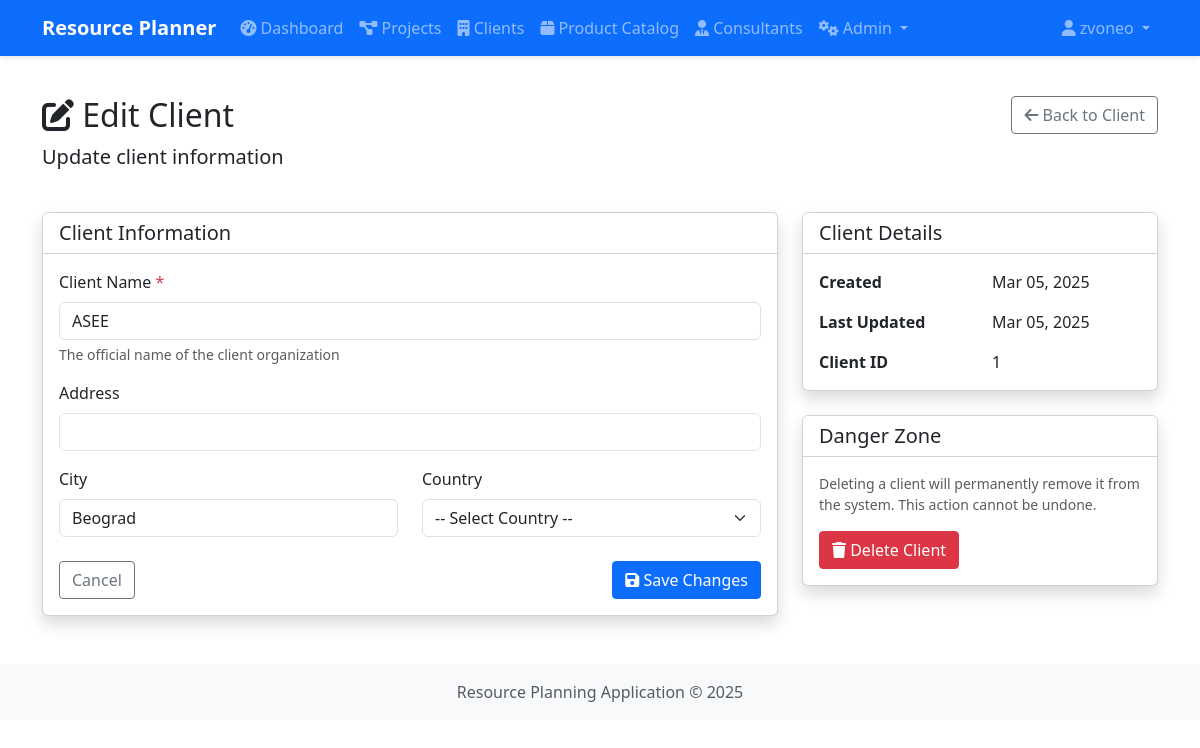
The app's page /clients/edit/1 (signed in) with its own data.
### app/models.py (models this page shows, shortened)
class User(db.Model, UserMixin):
    __tablename__ = 'users'
    id = db.Column(db.Integer, primary_key=True)
    username = db.Column(db.String(80), unique=True, nullable=False)
    email = db.Column(db.String(120), unique=True, nullable=False)
    password_hash = db.Column(db.String(128))
    first_name = db.Column(db.String(50))
    last_name = db.Column(db.String(50))
    created_at = db.Column(db.DateTime, default=datetime.utcnow)
    is_active = db.Column(db.Boolean, default=True)
    updated_at = db.Column(db.DateTime, default=datetime.utcnow, onupdate=datetime.utcnow)
    consultants = db.relationship('Consultant', backref='user', lazy=True)
    roles = db.relationship('Role', secondary='user_roles', backref=db.backref('users', lazy=True))

class Client(db.Model):
    __tablename__ = 'clients'
    id = db.Column(db.Integer, primary_key=True)
    name = db.Column(db.String(100), nullable=False)
    address = db.Column(db.String(200))
    city = db.Column(db.String(100))
    country_id = db.Column(db.Integer, db.ForeignKey('list_items.id'))
    created_at = db.Column(db.DateTime, default=datetime.utcnow)
    updated_at = db.Column(db.DateTime, default=datetime.utcnow, onupdate=datetime.utcnow)
    projects = db.relationship('Project', backref='client', lazy=True)
    project_templates = db.relationship('ProjectTemplate', backref='client', lazy=True)

### app/routes/clients.py (the view, shortened to what this page needs)
@clients_bp.route('/edit/<int:client_id>', methods=['GET', 'POST'])
@login_required
@manager_required
def edit_client(client_id):
    client = Client.query.get_or_404(client_id)
    countries = ListItem.query.join(ListItem.list).filter(ListItem.list.has(name='Countries')).all()
    return render_template('clients/edit.html', client=client, countries=countries)

### app/routes/clients.py (called while the page is built)
def user_has_role(user, role_name):
    return utils_user_has_role(user, role_name)

def manager_required(f):
    @wraps(f)
    def decorated_function(*args, **kwargs):
        if not current_user.is_authenticated or not (user_has_role(current_user, 'Admin') or user_has_role(current_user, 'Manager') or current_user.username == 'admin'):
            flash('You do not have permission to access this page.', 'danger')
            return redirect(url_for('clients.list_clients'))
        return f(*args, **kwargs)
    return decorated_function

### app/utils.py (called while the page is built, shortened)
def user_has_role(user, role_name):
    if not user or not user.is_authenticated:
        return False
    try:
        role = Role.query.filter_by(name=role_name).first()
        if role and role in user.roles:
            return True
    except SQLAlchemyError as e:
        current_app.logger.error(f"Error checking role {role_name} for user {user.username}: {str(e)}")
        if role_name == 'Admin' and user.username == 'admin':
            return True
    return False

### app/templates/clients/edit.html (shortened to what this page needs)
{% extends 'base.html' %}
{% block content %}
<div class="row mb-4">
    <div class="col">
        <h1 class="h2">
            <i class="fas fa-edit"></i> Edit Client
        </h1>
        <p class="lead">Update client information</p>
    </div>
    <div class="col-auto">
        <a href="{{ url_for('clients.view_client', client_id=client.id) }}" class="btn btn-outline-secondary">
            <i class="fas fa-arrow-left"></i> Back to Client
        </a>
    </div>
</div>
<div class="row">
    <div class="col-md-8">
        <div class="card shadow">
            <div class="card-header bg-white">
                <h5 class="mb-0">Client Information</h5>
            </div>
            <div class="card-body">
                <form method="POST" action="{{ url_for('clients.edit_client', client_id=client.id) }}">
                    <div class="mb-3">
                        <label for="name" class="form-label">Client Name <span class="text-danger">*</span></label>
                        <input type="text" class="form-control" id="name" name="name" value="{{ client.name }}" required>
                        <div class="form-text">The official name of the client organization</div>
                    </div>
                    <div class="mb-3">
                        <label for="address" class="form-label">Address</label>
                        <input type="text" class="form-control" id="address" name="address" value="{{ client.address or '' }}">
                    </div>
                    <div class="row mb-3">
                        <div class="col-md-6">
                            <label for="city" class="form-label">City</label>
                            <input type="text" class="form-control" id="city" name="city" value="{{ client.city or '' }}">
                        </div>
                        <div class="col-md-6">
                            <label for="country_id" class="form-label">Country</label>
                            <select class="form-select" id="country_id" name="country_id">
                                <option value="">-- Select Country --</option>
                            </select>
                        </div>
                    </div>
                    <div class="d-flex justify-content-between mt-4">
                        <a href="{{ url_for('clients.view_client', client_id=client.id) }}" class="btn btn-outline-secondary">
                            Cancel
                        </a>
                        <button type="submit" class="btn btn-primary">
                            <i class="fas fa-save"></i> Save Changes
                        </button>
                    </div>
                </form>
            </div>
        </div>
    </div>
    <div class="col-md-4">
        <div class="card shadow mb-4">
            <div class="card-header bg-white">
                <h5 class="mb-0">Client Details</h5>
            </div>
            <div class="card-body">
                <div class="row mb-3">
                    <div class="col-6 fw-bold">Created</div>
                    <div class="col-6">{{ client.created_at.strftime('%b %d, %Y') }}</div>
                </div>
                <div class="row mb-3">
                    <div class="col-6 fw-bold">Last Updated</div>
                    <div class="col-6">{{ client.updated_at.strftime('%b %d, %Y') }}</div>
                </div>
                <div class="row">
                    <div class="col-6 fw-bold">Client ID</div>
                    <div class="col-6">{{ client.id }}</div>
                </div>
            </div>
        </div>
        <div class="card shadow">
            <div class="card-header bg-white">
                <h5 class="mb-0">Danger Zone</h5>
            </div>
            <div class="card-body">
                <p class="text-muted small">Deleting a client will permanently remove it from the system. This action cannot be undone.</p>
                {% if client.projects|length > 0 %}
                <div class="alert alert-warning">
                    <i class="fas fa-exclamation-triangle"></i> This client has {{ client.projects|length }} associated project(s) and cannot be deleted.
                </div>
                {% else %}
                <button type="button" class="btn btn-danger" data-bs-toggle="modal" data-bs-target="#deleteClientModal">
                    <i class="fas fa-trash"></i> Delete Client
                </button>
                {% endif %}
            </div>
        </div>
    </div>
</div>
{% endblock %}

### app/templates/base.html (shortened to what this page needs)
<!DOCTYPE html>
<html lang="en">
<head>
    <link href="https://cdn.jsdelivr.net/npm/bootstrap@5.3.0-alpha1/dist/css/bootstrap.min.css" rel="stylesheet">
    <link rel="stylesheet" href="https://cdnjs.cloudflare.com/ajax/libs/font-awesome/6.0.0/css/all.min.css">
    <link rel="stylesheet" href="{{ url_for('static', filename='css/style.css') }}">
</head>
<body>
    <nav class="navbar navbar-expand-lg navbar-dark bg-primary">
        <div class="container">
            <a class="navbar-brand" href="{{ url_for('index') }}">Resource Planner</a>
            <div class="collapse navbar-collapse" id="navbarNav">
                {% if current_user.is_authenticated %}
                <ul class="navbar-nav me-auto">
                    <li class="nav-item">
                        <a class="nav-link" href="{{ url_for('admin.dashboard') }}">
                            <i class="fas fa-tachometer-alt"></i> Dashboard
                        </a>
                    </li>
                    <li class="nav-item">
                        <a class="nav-link" href="{{ url_for('projects.list_projects') }}">
                            <i class="fas fa-project-diagram"></i> Projects
                        </a>
                    </li>
                    <li class="nav-item">
                        <a class="nav-link" href="{{ url_for('clients.list_clients') }}">
                            <i class="fas fa-building"></i> Clients
                        </a>
                    </li>
                    <li class="nav-item">
                        <a class="nav-link" href="{{ url_for('catalog.list_products') }}">
                            <i class="fas fa-box"></i> Product Catalog
                        </a>
                    </li>
                    <li class="nav-item">
                        <a class="nav-link" href="{{ url_for('consultants.list_consultants') }}">
                            <i class="fas fa-user-tie"></i> Consultants
                        </a>
                    </li>
                    {% if 'Admin' in current_user.roles|map(attribute='name') or 'Manager' in current_user.roles|map(attribute='name') %}
                    <li class="nav-item dropdown">
                        <a class="nav-link dropdown-toggle" href="#" id="adminDropdown" role="button" data-bs-toggle="dropdown" aria-expanded="false">
                            <i class="fas fa-cogs"></i> Admin
                        </a>
                    </li>
                    {% endif %}
                </ul>
                <ul class="navbar-nav">
                    <li class="nav-item dropdown">
                        <a class="nav-link dropdown-toggle" href="#" id="userDropdown" role="button" data-bs-toggle="dropdown" aria-expanded="false">
                            <i class="fas fa-user"></i> {{ current_user.username }}
                        </a>
                    </li>
                </ul>
                {% endif %}
            </div>
        </div>
    </nav>
    <div class="container mt-4">
        {% block content %}{% endblock %}
    </div>
    <footer class="footer mt-5 py-3 bg-light">
        <div class="container text-center">
            <span class="text-muted">Resource Planning Application &copy; {{ now.year }}</span>
        </div>
    </footer>
</body>
</html>

### app/static/css/style.css (style rules this page uses)
body { min-height: 100vh; display: flex; flex-direction: column; }
.footer { margin-top: auto; }
.card { transition: transform 0.3s ease; box-shadow: 0 4px 6px rgba(0, 0, 0, 0.1); }
.btn { border-radius: 0.25rem; }
.navbar { box-shadow: 0 2px 4px rgba(0, 0, 0, 0.1); }
.navbar-brand { font-weight: bold; }

### records on screen
User: username "zvoneo"
Client: name "ASEE", city "Beograd", created_at "Mar 05, 2025", updated_at "Mar 05, 2025", id "1"
